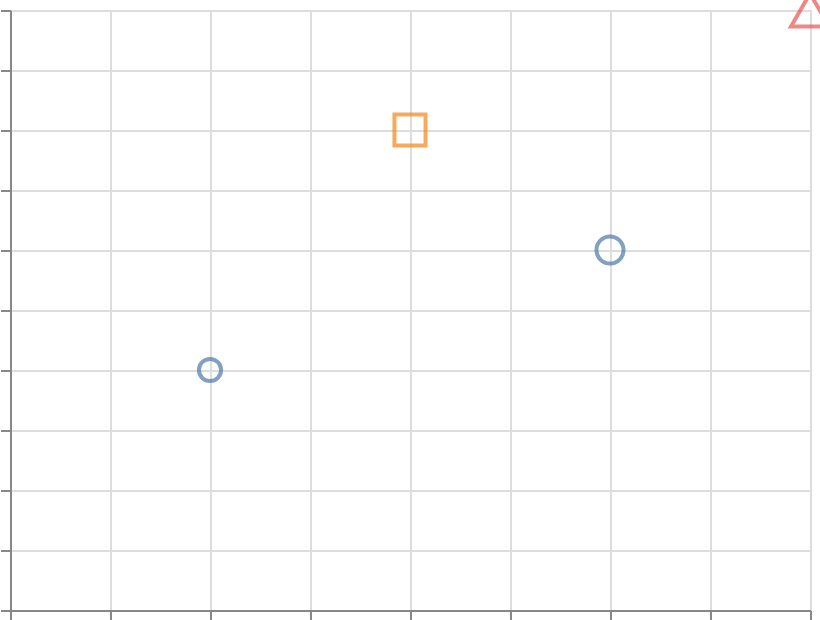

Vega-Lite specification stored for this chart:
### Vega-Lite specification from a JSON file in a GitHub repository (floating-point values rounded to 4 significant figures)
{"$schema": "https://vega.github.io/schema/vega-lite/v6.json", "width": 400, "height": 300, "padding": 5, "autosize": "none", "data": {"name": "table", "values": [{"x": 1, "y": 2, "cat": "A", "size": 100}, {"x": 2, "y": 4, "cat": "B", "size": 200}, {"x": 3, "y": 3, "cat": "A", "size": 150}, {"x": 4, "y": 5, "cat": "C", "size": 300}]}, "mark": "point", "encoding": {"x": {"field": "x", "type": "quantitative"}, "y": {"field": "y", "type": "quantitative"}, "color": {"field": "cat", "type": "nominal"}, "size": {"field": "size", "type": "quantitative", "legend": null}, "shape": {"field": "cat", "type": "nominal", "legend": null}}}
